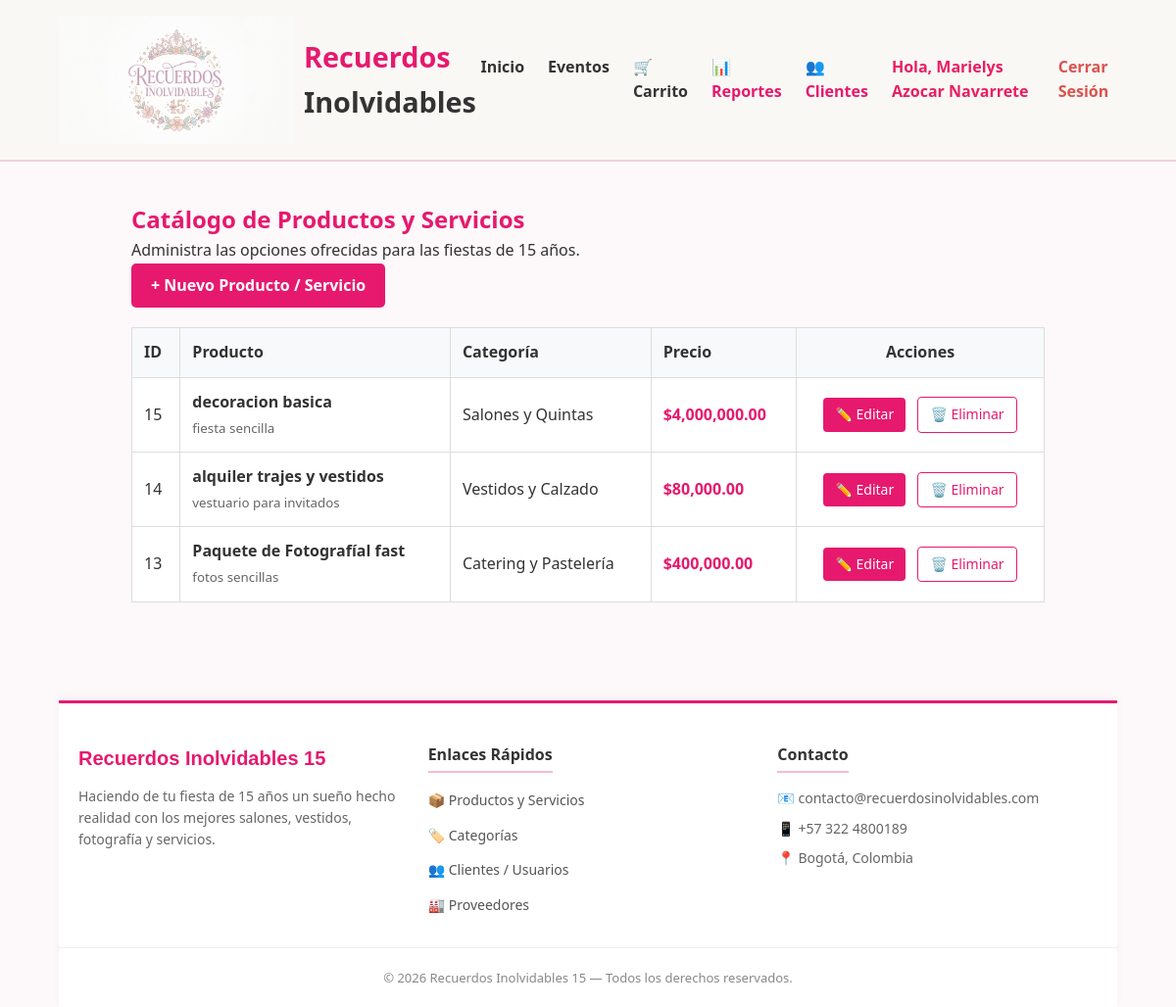
The page /index.php?controller=servicio&action=index (signed in) on the database its author committed.
### tables this page shows
CREATE TABLE `servicios` (
  `id_servicio` int(11) NOT NULL,
  `nombre` varchar(150) NOT NULL,
  `id_proveedor` int(11) DEFAULT NULL,
  `id_categoria` int(11) DEFAULT NULL,
  `titulo` varchar(150) NOT NULL,
  `descripcion` text,
  `precio` decimal(10,2) NOT NULL
);

CREATE TABLE `categorias` (
  `id_categoria` int(11) NOT NULL,
  `nombre` varchar(100) NOT NULL,
  `descripcion` text,
  `icono` varchar(50) DEFAULT NULL
);

### controllers/ServicioController.php (called while the page is built, shortened)
<?php
require_once __DIR__ . '/../models/Servicio.php';
class ServicioController {
    private $modelo;
    public function __construct() {
        $this->modelo = new Servicio();
    }
    public function index() {
        $servicios = $this->modelo->obtenerTodos();
        require_once __DIR__ . '/../views/servicios/index.php';
    }
}
?>

### models/Servicio.php (called while the page is built, shortened)
<?php
require_once __DIR__ . '/../config/database.php';
class Servicio {
    private $conn;
    private $table_name = "servicios";
    public function __construct() {
        $database = new Database();
        $this->conn = $database->getConnection();
    }
    public function obtenerTodos() {
        $sql = "SELECT s.*, c.nombre AS categoria
                FROM " . $this->table_name . " s
                LEFT JOIN categorias c ON s.id_categoria = c.id_categoria
                ORDER BY s.id_servicio DESC";
        $stmt = $this->conn->prepare($sql);
        $stmt->execute();
        return $stmt->fetchAll();
    }
}
?>

### config/Database.php (called while the page is built, shortened)
<?php
class Database {
    private $host = "localhost";
    private $db_name = "recuerdos_inolvidables";
    private $username = "root";
    private $password = "";
    public function getConnection() {
        $this->conn = null;
        try {
            $this->conn = new PDO(
                "mysql:host=" . $this->host . ";dbname=" . $this->db_name . ";charset=utf8mb4",
                $this->username,
                $this->password,
                [
                    PDO::ATTR_ERRMODE => PDO::ERRMODE_EXCEPTION,
                    PDO::ATTR_DEFAULT_FETCH_MODE => PDO::FETCH_ASSOC,
                    PDO::ATTR_EMULATE_PREPARES => false
                ]
            );
        } catch (PDOException $exception) {
            echo "Error de conexión: " . $exception->getMessage();
        }
        return $this->conn;
    }
}

### views/servicios/index.php (the view)
<?php require_once __DIR__ . '/../layouts/header.php'; ?>
<div class="container" style="padding: 40px 20px; min-height: 50vh;">
    <h2 style="color: #e6196e;">Catálogo de Productos y Servicios</h2>
    <p>Administra las opciones ofrecidas para las fiestas de 15 años.</p>
    <a href="index.php?controller=servicio&action=crear" style="display: inline-block; padding: 10px 20px; background: #e6196e; color: white; text-decoration: none; border-radius: 5px; margin-bottom: 20px; font-weight: bold;">+ Nuevo Producto / Servicio</a>
    <table border="1" style="width: 100%; border-collapse: collapse; text-align: left; background: white;">
        <thead>
            <tr style="background-color: #f8f9fa;">
                <th style="padding: 12px; border: 1px solid #ddd;">ID</th>
                <th style="padding: 12px; border: 1px solid #ddd;">Producto</th>
                <th style="padding: 12px; border: 1px solid #ddd;">Categoría</th>
                <th style="padding: 12px; border: 1px solid #ddd;">Precio</th>
                <th style="padding: 12px; border: 1px solid #ddd; text-align: center;">Acciones</th>
            </tr>
        </thead>
        <tbody>
            <?php foreach($servicios as $s): ?>
            <tr>
                <td style="padding: 12px; border: 1px solid #ddd;"><?= $s['id_servicio'] ?></td>
                <td style="padding: 12px; border: 1px solid #ddd;">
                    <strong><?= htmlspecialchars($s['nombre']) ?></strong><br>
                    <small style="color: #666;"><?= htmlspecialchars($s['descripcion']) ?></small>
                </td>
                <td style="padding: 12px; border: 1px solid #ddd;"><?= htmlspecialchars($s['categoria'] ?? 'Sin categoría') ?></td>
                <td style="padding: 12px; border: 1px solid #ddd; font-weight: bold; color: #e6196e;">$<?= number_format($s['precio'], 2) ?></td>
                <td style="padding: 12px; border: 1px solid #ddd; text-align: center;">
                    <a href="index.php?controller=servicio&action=editar&id=<?= $s['id_servicio'] ?>" style="display: inline-block; padding: 6px 12px; background: #e6196e; color: white; text-decoration: none; border-radius: 4px; font-size: 14px; margin-right: 8px;">✏️ Editar</a>
                    <a href="index.php?controller=servicio&action=eliminar&id=<?= $s['id_servicio'] ?>" style="display: inline-block; padding: 6px 12px; background: white; color: #e6196e; border: 1px solid #e6196e; text-decoration: none; border-radius: 4px; font-size: 14px;" onclick="return confirm('¿Seguro que deseas eliminar este producto?');">🗑️ Eliminar</a>
                </td>
            </tr>
            <?php endforeach; ?>
        </tbody>
    </table>
</div>
<?php require_once __DIR__ . '/../layouts/footer.php'; ?>

### public/css/styles.css (style rules this page uses)
:root { --primary-color: #e91e63; --primary-hover: #c2185b; --secondary-color: #f8bbd0; --text-dark: #333333; --bg-light: #fdf8fa; --white: #ffffff; --border-color: #f1d1dc; }
* { box-sizing: border-box; margin: 0; padding: 0; font-family: 'Segoe UI', Tahoma, Geneva, Verdana, sans-serif; }
body { background-color: var(--bg-light); color: var(--text-dark); line-height: 1.6; }
.container { width: 90%; max-width: 1200px; margin: 0 auto; }

### rows shown on the page
servicios: id_servicio "15", nombre "decoracion basica", descripcion "fiesta sencilla", id_categoria.nombre "Salones y Quintas", precio "4,000,000.00"
servicios: id_servicio "14", nombre "alquiler trajes y vestidos", descripcion "vestuario para invitados", id_categoria.nombre "Vestidos y Calzado", precio "80,000.00"
servicios: id_servicio "13", nombre "Paquete de Fotografíal fast", descripcion "fotos sencillas", id_categoria.nombre "Catering y Pastelería", precio "400,000.00"

### other values the page prints
$_SESSION['user_nombre'] "Marielys Azocar Navarrete"
